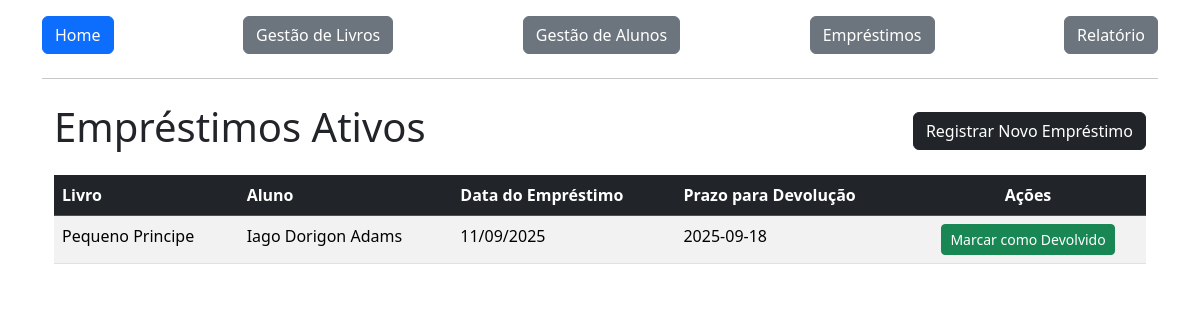
The page /emprestimos (signed in) on the database as committed earlier.
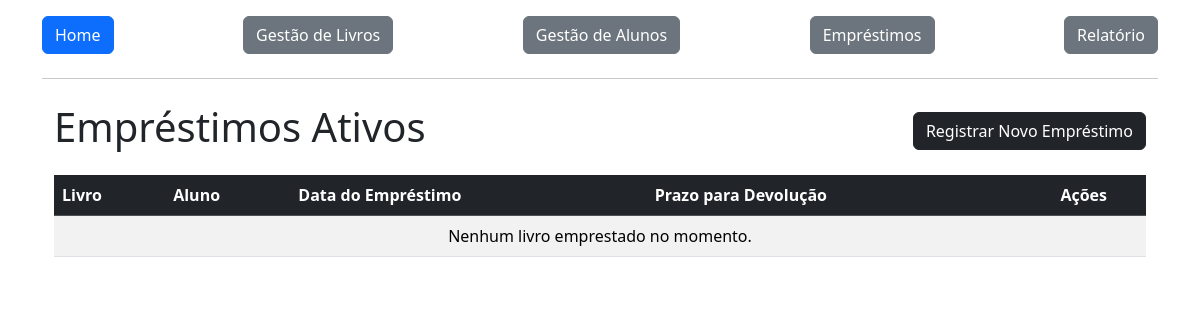
The same page on the database as committed later.
### app/models.py (models this page shows)
class Aluguel(db.Model):
    id = db.Column(db.Integer, primary_key=True)
    id_livro = db.Column(db.Integer, db.ForeignKey('livro.id'))
    id_aluno = db.Column(db.Integer, db.ForeignKey('aluno.id'))
    data_aluguel = db.Column(db.DateTime, default=datetime.now)
    data_devolucao = db.Column(db.Date, nullable=True)
    emprestimo_ativo = db.Column(db.Boolean, default=True)

class Livro(db.Model):
    id = db.Column(db.Integer, primary_key=True)
    titulo = db.Column(db.String(100), nullable=False)
    autor = db.Column(db.String(100), nullable=False)
    editora = db.Column(db.String(100), nullable=False)
    ano_publicacao = db.Column(db.Integer, nullable=False)
    genero = db.Column(db.String(50), nullable=False)
    exemplares = db.Column(db.Integer, nullable=False)
    alunosAlugados = db.relationship('Aluguel', backref='livro', lazy=True)

class Aluno(db.Model):
    id = db.Column(db.Integer, primary_key=True)
    nome = db.Column(db.String(100), nullable=False)
    sobrenome = db.Column(db.String(100), nullable=False)
    cpf = db.Column(db.String(14), unique=True, nullable=False)
    livrosEmprestados = db.relationship('Aluguel', backref='aluno', lazy=True)

### app/view.py (the view)
@app.route('/emprestimos')
@login_required
def listar_emprestimos():
    emprestimos_ativos = Aluguel.query.filter_by(emprestimo_ativo=True).all()
    return render_template('emprestimos.html', emprestimos=emprestimos_ativos)

### app/models.py (called while the page is built)
@login_manager.user_loader
def load_user(user_id):
    return User.query.get(user_id)

### app/templates/emprestimos.html (shortened to what this page needs)
{% extends 'base.html' %}
{% block content %}
<div class="container mt-4">
    <div class="d-flex justify-content-between align-items-center mb-3">
        <h1>Empréstimos Ativos</h1>
        <a href="{{ url_for('novo_emprestimo') }}" class="btn btn-dark">Registrar Novo Empréstimo</a>
    </div>
    <div class="table-responsive">
        <table class="table table-striped table-hover">
            <thead class="table-dark">
                <tr>
                    <th scope="col">Livro</th>
                    <th scope="col">Aluno</th>
                    <th scope="col">Data do Empréstimo</th>
                    <th scope="col">Prazo para Devolução</th>
                    <th scope="col" class="text-center">Ações</th>
                </tr>
            </thead>
            <tbody>
                {% for emprestimo in emprestimos %}
                <tr class="{{ 'table-danger' if emprestimo.atrasado }}">
                    <td>{{ emprestimo.livro.titulo }}</td>
                    <td>{{ emprestimo.aluno.nome }} {{ emprestimo.aluno.sobrenome }}</td>
                    <td>{{ emprestimo.data_aluguel.strftime('%d/%m/%Y') }}</td>
                    <td>
                        {{ emprestimo.data_devolucao }}
                    </td>
                    <td class="text-center">
                        <form action="{{ url_for('devolver_livro', id=emprestimo.id) }}" method="POST">
                            <button type="submit" class="btn btn-success btn-sm">Marcar como Devolvido</button>
                        </form>
                    </td>
                </tr>
                {% else %}
                <tr>
                    <td colspan="5" class="text-center">Nenhum livro emprestado no momento.</td>
                </tr>
                {% endfor %}
            </tbody>
        </table>
    </div>
</div>
{% endblock %}

Rows that differ between the two databases and show on the page:
no longer on this page (row edited): Aluguel: livro.titulo "Pequeno Principe", aluno.nome "Iago", aluno.sobrenome "Dorigon Adams", data_aluguel "11/09/2025", data_devolucao "2025-09-18"
Other text that changed with them:
text now shown: "Nenhum livro emprestado no momento."
